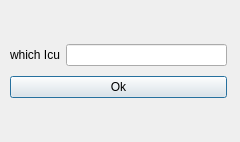
<?xml version="1.0" encoding="UTF-8"?>
<ui version="4.0">
 <class>whichIcu</class>
 <widget class="QDialog" name="whichIcu">
  <property name="geometry">
   <rect>
    <x>0</x>
    <y>0</y>
    <width>240</width>
    <height>142</height>
   </rect>
  </property>
  <property name="windowTitle">
   <string>Dialog</string>
  </property>
  <widget class="QWidget" name="">
   <property name="geometry">
    <rect>
     <x>10</x>
     <y>40</y>
     <width>217</width>
     <height>62</height>
    </rect>
   </property>
   <layout class="QVBoxLayout" name="verticalLayout_2">
    <item>
     <layout class="QVBoxLayout" name="verticalLayout">
      <item>
       <layout class="QHBoxLayout" name="horizontalLayout">
        <item>
         <widget class="QLabel" name="label">
          <property name="text">
           <string>which Icu</string>
          </property>
         </widget>
        </item>
        <item>
         <widget class="QLineEdit" name="lineEdit"/>
        </item>
       </layout>
      </item>
     </layout>
    </item>
    <item>
     <widget class="QPushButton" name="pushButton">
      <property name="text">
       <string>Ok</string>
      </property>
     </widget>
    </item>
   </layout>
  </widget>
 </widget>
 <resources/>
 <connections>
  <connection>
   <sender>pushButton</sender>
   <signal>clicked()</signal>
   <receiver>whichIcu</receiver>
   <slot>close()</slot>
   <hints>
    <hint type="sourcelabel">
     <x>92</x>
     <y>82</y>
    </hint>
    <hint type="destinationlabel">
     <x>179</x>
     <y>114</y>
    </hint>
   </hints>
  </connection>
 </connections>
</ui>
